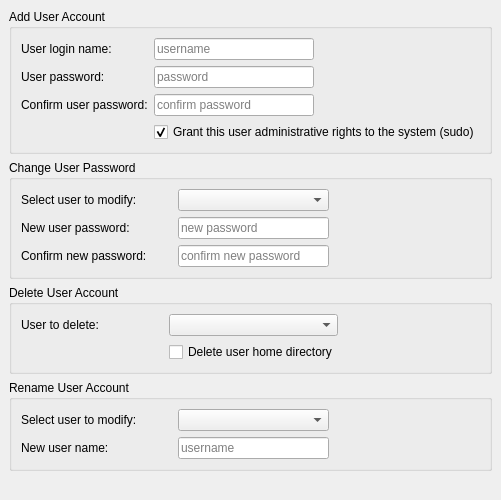
     <widget class="QWidget" name="userTab">
      <property name="sizePolicy">
       <sizepolicy hsizetype="Preferred" vsizetype="Minimum">
        <horstretch>0</horstretch>
        <verstretch>0</verstretch>
       </sizepolicy>
      </property>
      <attribute name="icon">
       <iconset resource="images.qrc">
        <normaloff>:/icons/mx-user_one.png</normaloff>:/icons/mx-user_one.png</iconset>
      </attribute>
      <attribute name="title">
       <string>Administration</string>
      </attribute>
      <attribute name="toolTip">
       <string>Add a new user</string>
      </attribute>
      <layout class="QGridLayout">
       <property name="leftMargin">
        <number>9</number>
       </property>
       <property name="topMargin">
        <number>9</number>
       </property>
       <property name="rightMargin">
        <number>9</number>
       </property>
       <property name="bottomMargin">
        <number>9</number>
       </property>
       <property name="spacing">
        <number>6</number>
       </property>
       <item row="7" column="0">
        <widget class="QGroupBox" name="renameUserBox">
         <property name="sizePolicy">
          <sizepolicy hsizetype="Preferred" vsizetype="Minimum">
           <horstretch>0</horstretch>
           <verstretch>0</verstretch>
          </sizepolicy>
         </property>
         <property name="title">
          <string>Rename User Account</string>
         </property>
         <layout class="QGridLayout" name="gridLayout2">
          <item row="0" column="0">
           <widget class="QLabel" name="labelRenameUser">
            <property name="sizePolicy">
             <sizepolicy hsizetype="Expanding" vsizetype="Preferred">
              <horstretch>0</horstretch>
              <verstretch>0</verstretch>
             </sizepolicy>
            </property>
            <property name="text">
             <string>Select user to modify:</string>
            </property>
            <property name="buddy">
             <cstring>comboRenameUser</cstring>
            </property>
           </widget>
          </item>
          <item row="0" column="1">
           <widget class="QComboBox" name="comboRenameUser">
            <property name="sizePolicy">
             <sizepolicy hsizetype="MinimumExpanding" vsizetype="Fixed">
              <horstretch>0</horstretch>
              <verstretch>0</verstretch>
             </sizepolicy>
            </property>
           </widget>
          </item>
          <item row="0" column="2">
           <spacer name="horizontalSpacer_10">
            <property name="orientation">
             <enum>Qt::Orientation::Horizontal</enum>
            </property>
            <property name="sizeType">
             <enum>QSizePolicy::Policy::Expanding</enum>
            </property>
            <property name="sizeHint" stdset="0">
             <size>
              <width>40</width>
              <height>20</height>
             </size>
            </property>
           </spacer>
          </item>
          <item row="1" column="0">
           <widget class="QLabel" name="label_4">
            <property name="sizePolicy">
             <sizepolicy hsizetype="Expanding" vsizetype="Preferred">
              <horstretch>0</horstretch>
              <verstretch>0</verstretch>
             </sizepolicy>
            </property>
            <property name="text">
             <string>New user name:</string>
            </property>
            <property name="buddy">
             <cstring>renameUserNameEdit</cstring>
            </property>
           </widget>
          </item>
          <item row="1" column="1">
           <widget class="QLineEdit" name="renameUserNameEdit">
            <property name="sizePolicy">
             <sizepolicy hsizetype="MinimumExpanding" vsizetype="Fixed">
              <horstretch>0</horstretch>
              <verstretch>0</verstretch>
             </sizepolicy>
            </property>
            <property name="toolTip">
             <string>Enter username of new user</string>
            </property>
            <property name="text">
             <string/>
            </property>
            <property name="placeholderText">
             <string>username</string>
            </property>
            <property name="clearButtonEnabled">
             <bool>true</bool>
            </property>
           </widget>
          </item>
         </layout>
        </widget>
       </item>
       <item row="5" column="0">
        <widget class="QGroupBox" name="deleteUserBox">
         <property name="sizePolicy">
          <sizepolicy hsizetype="MinimumExpanding" vsizetype="Minimum">
           <horstretch>0</horstretch>
           <verstretch>0</verstretch>
          </sizepolicy>
         </property>
         <property name="title">
          <string>Delete User Account</string>
         </property>
         <layout class="QGridLayout" name="_9">
          <property name="leftMargin">
           <number>9</number>
          </property>
          <property name="topMargin">
           <number>9</number>
          </property>
          <property name="rightMargin">
           <number>9</number>
          </property>
          <property name="bottomMargin">
           <number>9</number>
          </property>
          <property name="spacing">
           <number>6</number>
          </property>
          <item row="0" column="2">
           <spacer name="horizontalSpacer_3">
            <property name="orientation">
             <enum>Qt::Orientation::Horizontal</enum>
            </property>
            <property name="sizeType">
             <enum>QSizePolicy::Policy::Expanding</enum>
            </property>
            <property name="sizeHint" stdset="0">
             <size>
              <width>40</width>
              <height>20</height>
             </size>
            </property>
           </spacer>
          </item>
          <item row="0" column="1">
           <widget class="QComboBox" name="comboDeleteUser">
            <property name="sizePolicy">
             <sizepolicy hsizetype="MinimumExpanding" vsizetype="Fixed">
              <horstretch>0</horstretch>
              <verstretch>0</verstretch>
             </sizepolicy>
            </property>
            <property name="toolTip">
             <string>Select user</string>
            </property>
            <property name="currentText">
             <string/>
            </property>
           </widget>
          </item>
          <item row="0" column="0">
           <widget class="QLabel" name="deleteUserLabel">
            <property name="sizePolicy">
             <sizepolicy hsizetype="Expanding" vsizetype="Preferred">
              <horstretch>0</horstretch>
              <verstretch>0</verstretch>
             </sizepolicy>
            </property>
            <property name="toolTip">
             <string>Select user to delete</string>
            </property>
            <property name="frameShape">
             <enum>QFrame::Shape::NoFrame</enum>
            </property>
            <property name="frameShadow">
             <enum>QFrame::Shadow::Plain</enum>
            </property>
            <property name="text">
             <string>User to delete:</string>
            </property>
            <property name="buddy">
             <cstring>comboDeleteUser</cstring>
            </property>
           </widget>
          </item>
          <item row="2" column="1">
           <widget class="QCheckBox" name="deleteHomeCheckBox">
            <property name="sizePolicy">
             <sizepolicy hsizetype="Expanding" vsizetype="Fixed">
              <horstretch>0</horstretch>
              <verstretch>0</verstretch>
             </sizepolicy>
            </property>
            <property name="toolTip">
             <string>Also delete the user's home directory</string>
            </property>
            <property name="text">
             <string>Delete user home directory</string>
            </property>
            <property name="checked">
             <bool>false</bool>
            </property>
           </widget>
          </item>
         </layout>
        </widget>
       </item>
       <item row="0" column="0">
        <widget class="QGroupBox" name="addUserBox">
         <property name="sizePolicy">
          <sizepolicy hsizetype="MinimumExpanding" vsizetype="Minimum">
           <horstretch>0</horstretch>
           <verstretch>0</verstretch>
          </sizepolicy>
         </property>
         <property name="title">
          <string>Add User Account</string>
         </property>
         <layout class="QGridLayout">
          <property name="leftMargin">
           <number>9</number>
          </property>
          <property name="topMargin">
           <number>9</number>
          </property>
          <property name="rightMargin">
           <number>9</number>
          </property>
          <property name="bottomMargin">
           <number>9</number>
          </property>
          <property name="spacing">
           <number>6</number>
          </property>
          <item row="1" column="1">
           <widget class="QLineEdit" name="userPasswordEdit">
            <property name="sizePolicy">
             <sizepolicy hsizetype="MinimumExpanding" vsizetype="Fixed">
              <horstretch>0</horstretch>
              <verstretch>0</verstretch>
             </sizepolicy>
            </property>
            <property name="toolTip">
             <string>Enter password for new user</string>
            </property>
            <property name="text">
             <string/>
            </property>
            <property name="echoMode">
             <enum>QLineEdit::EchoMode::Password</enum>
            </property>
            <property name="placeholderText">
             <string>password</string>
            </property>
            <property name="clearButtonEnabled">
             <bool>true</bool>
            </property>
           </widget>
          </item>
          <item row="0" column="2">
           <spacer name="horizontalSpacer_2">
            <property name="orientation">
             <enum>Qt::Orientation::Horizontal</enum>
            </property>
            <property name="sizeType">
             <enum>QSizePolicy::Policy::Expanding</enum>
            </property>
            <property name="sizeHint" stdset="0">
             <size>
              <width>40</width>
              <height>20</height>
             </size>
            </property>
           </spacer>
          </item>
          <item row="2" column="1">
           <widget class="QLineEdit" name="userPassword2Edit">
            <property name="sizePolicy">
             <sizepolicy hsizetype="MinimumExpanding" vsizetype="Fixed">
              <horstretch>0</horstretch>
              <verstretch>0</verstretch>
             </sizepolicy>
            </property>
            <property name="toolTip">
             <string>Reenter password for new user</string>
            </property>
            <property name="text">
             <string/>
            </property>
            <property name="echoMode">
             <enum>QLineEdit::EchoMode::Password</enum>
            </property>
            <property name="placeholderText">
             <string>confirm password</string>
            </property>
            <property name="clearButtonEnabled">
             <bool>true</bool>
            </property>
           </widget>
          </item>
          <item row="0" column="0">
           <widget class="QLabel" name="userNameLabel">
            <property name="sizePolicy">
             <sizepolicy hsizetype="Expanding" vsizetype="Preferred">
              <horstretch>0</horstretch>
              <verstretch>0</verstretch>
             </sizepolicy>
            </property>
            <property name="toolTip">
             <string>Username of new user</string>
            </property>
            <property name="text">
             <string>User login name:</string>
            </property>
            <property name="buddy">
             <cstring>userNameEdit</cstring>
            </property>
           </widget>
          </item>
          <item row="0" column="1">
           <widget class="QLineEdit" name="userNameEdit">
            <property name="sizePolicy">
             <sizepolicy hsizetype="MinimumExpanding" vsizetype="Fixed">
              <horstretch>0</horstretch>
              <verstretch>0</verstretch>
             </sizepolicy>
            </property>
            <property name="toolTip">
             <string>Enter username of new user</string>
            </property>
            <property name="text">
             <string/>
            </property>
            <property name="placeholderText">
             <string>username</string>
            </property>
            <property name="clearButtonEnabled">
             <bool>true</bool>
            </property>
           </widget>
          </item>
          <item row="2" column="0">
           <widget class="QLabel" name="userPassword2Label">
            <property name="sizePolicy">
             <sizepolicy hsizetype="Expanding" vsizetype="Preferred">
              <horstretch>0</horstretch>
              <verstretch>0</verstretch>
             </sizepolicy>
            </property>
            <property name="toolTip">
             <string>Password for new user</string>
            </property>
            <property name="text">
             <string>Confirm user password:</string>
            </property>
            <property name="buddy">
             <cstring>userPassword2Edit</cstring>
            </property>
           </widget>
          </item>
          <item row="1" column="0">
           <widget class="QLabel" name="userPasswordLabel">
            <property name="sizePolicy">
             <sizepolicy hsizetype="Expanding" vsizetype="Preferred">
              <horstretch>0</horstretch>
              <verstretch>0</verstretch>
             </sizepolicy>
            </property>
            <property name="toolTip">
             <string>Password for new user</string>
            </property>
            <property name="text">
             <string>User password:</string>
            </property>
            <property name="buddy">
             <cstring>userPasswordEdit</cstring>
            </property>
           </widget>
          </item>
          <item row="3" column="1" colspan="2">
           <widget class="QCheckBox" name="checkSudoGroup">
            <property name="text">
             <string>Grant this user administrative rights to the system (sudo)</string>
            </property>
            <property name="checked">
             <bool>true</bool>
            </property>
           </widget>
          </item>
         </layout>
        </widget>
       </item>
       <item row="8" column="0">
        <spacer>
         <property name="orientation">
          <enum>Qt::Orientation::Vertical</enum>
         </property>
         <property name="sizeHint" stdset="0">
          <size>
           <width>20</width>
           <height>20</height>
          </size>
         </property>
        </spacer>
       </item>
       <item row="1" column="0">
        <widget class="QGroupBox" name="changePasswordBox">
         <property name="sizePolicy">
          <sizepolicy hsizetype="Preferred" vsizetype="Minimum">
           <horstretch>0</horstretch>
           <verstretch>0</verstretch>
          </sizepolicy>
         </property>
         <property name="title">
          <string>Change User Password</string>
         </property>
         <layout class="QGridLayout" name="gridLayoutPasswd">
          <item row="0" column="1">
           <widget class="QComboBox" name="comboChangePass">
            <property name="sizePolicy">
             <sizepolicy hsizetype="MinimumExpanding" vsizetype="Fixed">
              <horstretch>0</horstretch>
              <verstretch>0</verstretch>
             </sizepolicy>
            </property>
            <property name="toolTip">
             <string>Select user</string>
            </property>
           </widget>
          </item>
          <item row="1" column="1">
           <widget class="QLineEdit" name="lineEditChangePass">
            <property name="sizePolicy">
             <sizepolicy hsizetype="MinimumExpanding" vsizetype="Fixed">
              <horstretch>0</horstretch>
              <verstretch>0</verstretch>
             </sizepolicy>
            </property>
            <property name="inputMask">
             <string/>
            </property>
            <property name="echoMode">
             <enum>QLineEdit::EchoMode::Password</enum>
            </property>
            <property name="placeholderText">
             <string>new password</string>
            </property>
            <property name="clearButtonEnabled">
             <bool>true</bool>
            </property>
           </widget>
          </item>
          <item row="2" column="0">
           <widget class="QLabel" name="labelChangePassConf">
            <property name="sizePolicy">
             <sizepolicy hsizetype="Expanding" vsizetype="Preferred">
              <horstretch>0</horstretch>
              <verstretch>0</verstretch>
             </sizepolicy>
            </property>
            <property name="text">
             <string>Confirm new password:</string>
            </property>
            <property name="buddy">
             <cstring>lineEditChangePassConf</cstring>
            </property>
           </widget>
          </item>
          <item row="2" column="1">
           <widget class="QLineEdit" name="lineEditChangePassConf">
            <property name="sizePolicy">
             <sizepolicy hsizetype="MinimumExpanding" vsizetype="Fixed">
              <horstretch>0</horstretch>
              <verstretch>0</verstretch>
             </sizepolicy>
            </property>
            <property name="echoMode">
             <enum>QLineEdit::EchoMode::Password</enum>
            </property>
            <property name="placeholderText">
             <string>confirm new password</string>
            </property>
            <property name="clearButtonEnabled">
             <bool>true</bool>
            </property>
           </widget>
          </item>
          <item row="0" column="0">
           <widget class="QLabel" name="labelChangePassUser">
            <property name="sizePolicy">
             <sizepolicy hsizetype="Expanding" vsizetype="Preferred">
              <horstretch>0</horstretch>
              <verstretch>0</verstretch>
             </sizepolicy>
            </property>
            <property name="text">
             <string>Select user to modify:</string>
            </property>
            <property name="buddy">
             <cstring>comboChangePass</cstring>
            </property>
           </widget>
          </item>
          <item row="1" column="0">
           <widget class="QLabel" name="labelChangePass">
            <property name="sizePolicy">
             <sizepolicy hsizetype="Expanding" vsizetype="Preferred">
              <horstretch>0</horstretch>
              <verstretch>0</verstretch>
             </sizepolicy>
            </property>
            <property name="text">
             <string>New user password:</string>
            </property>
            <property name="buddy">
             <cstring>lineEditChangePass</cstring>
            </property>
           </widget>
          </item>
          <item row="0" column="2">
           <spacer name="horizontalSpacer_9">
            <property name="orientation">
             <enum>Qt::Orientation::Horizontal</enum>
            </property>
            <property name="sizeType">
             <enum>QSizePolicy::Policy::Expanding</enum>
            </property>
            <property name="sizeHint" stdset="0">
             <size>
              <width>40</width>
              <height>20</height>
             </size>
            </property>
           </spacer>
          </item>
         </layout>
        </widget>
       </item>
      </layout>
     </widget>
